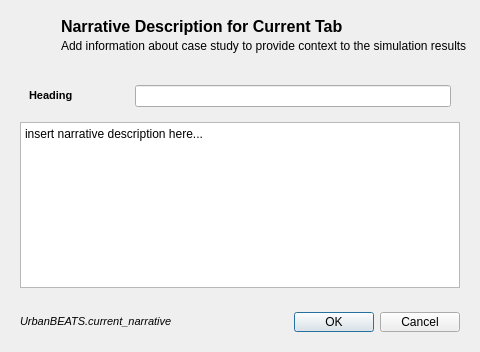
<?xml version="1.0" encoding="UTF-8"?>
<ui version="4.0">
 <class>NarrativeDialog</class>
 <widget class="QDialog" name="NarrativeDialog">
  <property name="geometry">
   <rect>
    <x>0</x>
    <y>0</y>
    <width>480</width>
    <height>352</height>
   </rect>
  </property>
  <property name="windowTitle">
   <string>Narrative for Current Tab</string>
  </property>
  <property name="windowIcon">
   <iconset>
    <normaloff>../../../../../ubeatsicon.ico</normaloff>../../../../../ubeatsicon.ico</iconset>
  </property>
  <layout class="QVBoxLayout" name="verticalLayout">
   <item>
    <widget class="QWidget" name="title_widget" native="true">
     <property name="minimumSize">
      <size>
       <width>0</width>
       <height>50</height>
      </size>
     </property>
     <property name="maximumSize">
      <size>
       <width>16777215</width>
       <height>50</height>
      </size>
     </property>
     <widget class="QLabel" name="bpmlogo">
      <property name="geometry">
       <rect>
        <x>0</x>
        <y>0</y>
        <width>50</width>
        <height>50</height>
       </rect>
      </property>
      <property name="maximumSize">
       <size>
        <width>50</width>
        <height>50</height>
       </size>
      </property>
      <property name="text">
       <string/>
      </property>
      <property name="pixmap">
       <pixmap resource="toolbaricons/guitoolbaricons.qrc">:/images/images/D4W-logoBPM.png</pixmap>
      </property>
     </widget>
     <widget class="QLabel" name="dbtitle">
      <property name="geometry">
       <rect>
        <x>50</x>
        <y>5</y>
        <width>331</width>
        <height>21</height>
       </rect>
      </property>
      <property name="font">
       <font>
        <pointsize>12</pointsize>
        <weight>75</weight>
        <bold>true</bold>
       </font>
      </property>
      <property name="text">
       <string>Narrative Description for Current Tab</string>
      </property>
     </widget>
     <widget class="QLabel" name="dbsubtitle">
      <property name="geometry">
       <rect>
        <x>50</x>
        <y>25</y>
        <width>441</width>
        <height>20</height>
       </rect>
      </property>
      <property name="text">
       <string>Add information about case study to provide context to the simulation results</string>
      </property>
     </widget>
    </widget>
   </item>
   <item>
    <widget class="QWidget" name="widget" native="true">
     <layout class="QVBoxLayout" name="verticalLayout_2">
      <item>
       <widget class="QWidget" name="heading_widget" native="true">
        <layout class="QHBoxLayout" name="horizontalLayout">
         <item>
          <widget class="QLabel" name="heading_lbl">
           <property name="minimumSize">
            <size>
             <width>100</width>
             <height>0</height>
            </size>
           </property>
           <property name="whatsThis">
            <string>Width of the square cell in the city grid in metres</string>
           </property>
           <property name="text">
            <string>&lt;!DOCTYPE HTML PUBLIC &quot;-//W3C//DTD HTML 4.0//EN&quot; &quot;http://www.w3.org/TR/REC-html40/strict.dtd&quot;&gt;
&lt;html&gt;&lt;head&gt;&lt;meta name=&quot;qrichtext&quot; content=&quot;1&quot; /&gt;&lt;style type=&quot;text/css&quot;&gt;
p, li { white-space: pre-wrap; }
&lt;/style&gt;&lt;/head&gt;&lt;body style=&quot; font-family:'MS Shell Dlg 2'; font-size:8.25pt; font-weight:400; font-style:normal;&quot;&gt;
&lt;p style=&quot; margin-top:0px; margin-bottom:0px; margin-left:0px; margin-right:0px; -qt-block-indent:0; text-indent:0px;&quot;&gt;&lt;span style=&quot; font-size:8pt; font-weight:600;&quot;&gt;Heading&lt;/span&gt;&lt;/p&gt;&lt;/body&gt;&lt;/html&gt;</string>
           </property>
          </widget>
         </item>
         <item>
          <widget class="QLineEdit" name="heading_box"/>
         </item>
        </layout>
       </widget>
      </item>
      <item>
       <widget class="QPlainTextEdit" name="narrative_box">
        <property name="plainText">
         <string>insert narrative description here...</string>
        </property>
       </widget>
      </item>
     </layout>
    </widget>
   </item>
   <item>
    <widget class="QWidget" name="widget_4" native="true">
     <property name="minimumSize">
      <size>
       <width>0</width>
       <height>38</height>
      </size>
     </property>
     <property name="maximumSize">
      <size>
       <width>16777215</width>
       <height>38</height>
      </size>
     </property>
     <layout class="QHBoxLayout" name="horizontalLayout_2">
      <item>
       <widget class="QLabel" name="remarks">
        <property name="text">
         <string>&lt;!DOCTYPE HTML PUBLIC &quot;-//W3C//DTD HTML 4.0//EN&quot; &quot;http://www.w3.org/TR/REC-html40/strict.dtd&quot;&gt;
&lt;html&gt;&lt;head&gt;&lt;meta name=&quot;qrichtext&quot; content=&quot;1&quot; /&gt;&lt;style type=&quot;text/css&quot;&gt;
p, li { white-space: pre-wrap; }
&lt;/style&gt;&lt;/head&gt;&lt;body style=&quot; font-family:'MS Shell Dlg 2'; font-size:8.25pt; font-weight:400; font-style:normal;&quot;&gt;
&lt;p style=&quot; margin-top:0px; margin-bottom:0px; margin-left:0px; margin-right:0px; -qt-block-indent:0; text-indent:0px;&quot;&gt;&lt;span style=&quot; font-size:8pt; font-style:italic;&quot;&gt;UrbanBEATS.current_narrative&lt;/span&gt;&lt;/p&gt;&lt;/body&gt;&lt;/html&gt;</string>
        </property>
       </widget>
      </item>
      <item>
       <widget class="QDialogButtonBox" name="buttonBox">
        <property name="orientation">
         <enum>Qt::Horizontal</enum>
        </property>
        <property name="standardButtons">
         <set>QDialogButtonBox::Cancel|QDialogButtonBox::Ok</set>
        </property>
       </widget>
      </item>
     </layout>
    </widget>
   </item>
  </layout>
 </widget>
 <resources>
  <include location="toolbaricons/guitoolbaricons.qrc"/>
  <include location="toolbaricons/guitoolbaricons.qrc"/>
  <include location="toolbaricons/guitoolbaricons.qrc"/>
  <include location="toolbaricons/guitoolbaricons.qrc"/>
  <include location="toolbaricons/guitoolbaricons.qrc"/>
  <include location="toolbaricons/guitoolbaricons.qrc"/>
 </resources>
 <connections>
  <connection>
   <sender>buttonBox</sender>
   <signal>accepted()</signal>
   <receiver>NarrativeDialog</receiver>
   <slot>accept()</slot>
   <hints>
    <hint type="sourcelabel">
     <x>248</x>
     <y>254</y>
    </hint>
    <hint type="destinationlabel">
     <x>157</x>
     <y>274</y>
    </hint>
   </hints>
  </connection>
  <connection>
   <sender>buttonBox</sender>
   <signal>rejected()</signal>
   <receiver>NarrativeDialog</receiver>
   <slot>reject()</slot>
   <hints>
    <hint type="sourcelabel">
     <x>316</x>
     <y>260</y>
    </hint>
    <hint type="destinationlabel">
     <x>286</x>
     <y>274</y>
    </hint>
   </hints>
  </connection>
 </connections>
</ui>
